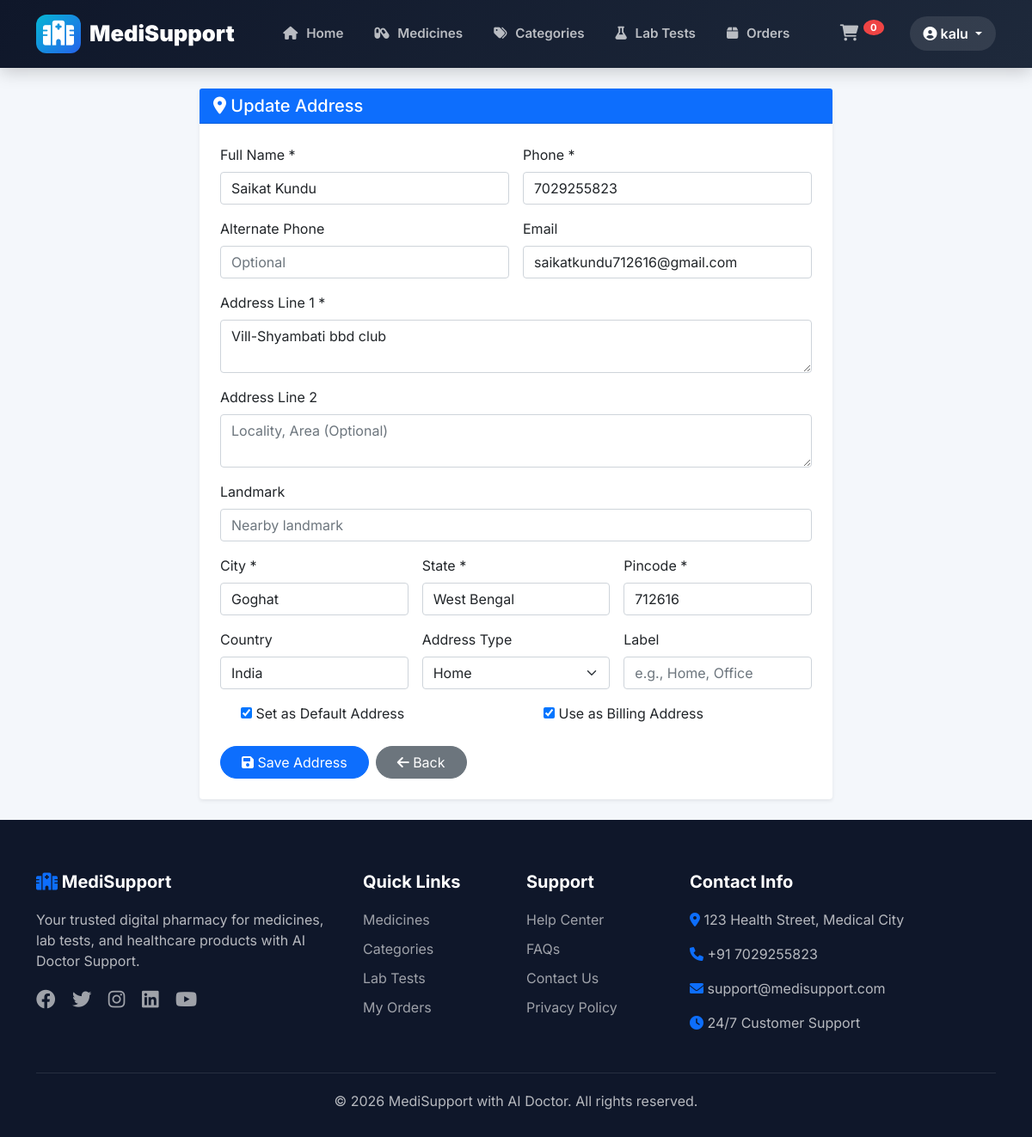
Screenshot of /addresses/3/update/?next=checkout (signed in) with the database file from the repository.
### store/models.py (models this page shows, shortened)
class UserAddress(models.Model):
    HOME = 'HOM'
    WORK = 'WRK'
    OTHER = 'OTH'
    ADDRESS_TYPES = [
        (HOME, 'Home'),
        (WORK, 'Work'),
        (OTHER, 'Other'),
    ]
    user = models.ForeignKey(User, on_delete=models.CASCADE, related_name='addresses')
    address_type = models.CharField(max_length=3, choices=ADDRESS_TYPES, default=HOME)
    address_label = models.CharField(max_length=50, blank=True)
    name = models.CharField(max_length=200)
    phone = models.CharField(max_length=15)
    alternate_phone = models.CharField(max_length=15, blank=True)
    email = models.EmailField(blank=True)
    address_line1 = models.TextField()
    address_line2 = models.TextField(blank=True)
    landmark = models.CharField(max_length=200, blank=True)
    city = models.CharField(max_length=100)
    state = models.CharField(max_length=100)
    pincode = models.CharField(max_length=10)
    country = models.CharField(max_length=100, default='India')
    latitude = models.DecimalField(max_digits=11, decimal_places=8, null=True, blank=True)
    longitude = models.DecimalField(max_digits=11, decimal_places=8, null=True, blank=True)
    is_default = models.BooleanField(default=False)
    is_billing = models.BooleanField(default=False)
    is_active = models.BooleanField(default=True)
    created_at = models.DateTimeField(auto_now_add=True)
    updated_at = models.DateTimeField(auto_now=True)
    class Meta:
        verbose_name_plural = "User Addresses"
        ordering = ['-is_default', '-created_at']

### store/views.py (the view)
# urls.py: path('addresses/<int:pk>/update/', views.address_update, name='address_update'),
@login_required
def address_update(request, pk):
    address = get_object_or_404(UserAddress, pk=pk, user=request.user)
    if request.method == 'POST':
        form = UserAddressForm(request.POST, instance=address)
        if form.is_valid():
            form.save()
            messages.success(request, 'Address updated successfully!')
            return redirect('store:address_list')
    else:
        form = UserAddressForm(instance=address)
    return render(request, 'store/address_form.html', {
        'form': form,
        'title': 'Update Address'
    })

### store/templates/store/address_form.html (shortened to what this page needs)
{% extends 'store/header.html' %}
{% block content %}
<div class="container py-4">
    <div class="row justify-content-center">
        <div class="col-lg-8">
            <div class="card shadow-sm border-0 rounded-4">
                <div class="card-header bg-primary text-white rounded-4 rounded-bottom-0">
                    <h5 class="mb-0"><i class="fas fa-map-marker-alt"></i> {{ title }}</h5>
                </div>
                <div class="card-body p-4">
                    <form method="post" id="addressForm" novalidate>
                        <div class="row g-3">
                            <div class="col-md-6">
                                <label class="form-label fw-semibold">Full Name *</label>
                                {{ form.name }}
                            </div>
                            <div class="col-md-6">
                                <label class="form-label fw-semibold">Phone *</label>
                                {{ form.phone }}
                            </div>
                            <div class="col-md-6">
                                <label class="form-label fw-semibold">Alternate Phone</label>
                                {{ form.alternate_phone }}
                            </div>
                            <div class="col-md-6">
                                <label class="form-label fw-semibold">Email</label>
                                {{ form.email }}
                            </div>
                            <div class="col-md-12">
                                <label class="form-label fw-semibold">Address Line 1 *</label>
                                {{ form.address_line1 }}
                            </div>
                            <div class="col-md-12">
                                <label class="form-label fw-semibold">Address Line 2</label>
                                {{ form.address_line2 }}
                            </div>
                            <div class="col-md-12">
                                <label class="form-label fw-semibold">Landmark</label>
                                {{ form.landmark }}
                            </div>
                            <div class="col-md-4">
                                <label class="form-label fw-semibold">City *</label>
                                {{ form.city }}
                            </div>
                            <div class="col-md-4">
                                <label class="form-label fw-semibold">State *</label>
                                {{ form.state }}
                            </div>
                            <div class="col-md-4">
                                <label class="form-label fw-semibold">Pincode *</label>
                                {{ form.pincode }}
                            </div>
                            <div class="col-md-4">
                                <label class="form-label fw-semibold">Country</label>
                                {{ form.country }}
                            </div>
                            <div class="col-md-4">
                                <label class="form-label fw-semibold">Address Type</label>
                                {{ form.address_type }}
                            </div>
                            <div class="col-md-4">
                                <label class="form-label fw-semibold">Label</label>
                                {{ form.address_label }}
                            </div>
                            <div class="col-md-6">
                                <div class="form-check">
                                    {{ form.is_default }}
                                    <label class="form-check-label">Set as Default Address</label>
                                </div>
                            </div>
                            <div class="col-md-6">
                                <div class="form-check">
                                    {{ form.is_billing }}
                                    <label class="form-check-label">Use as Billing Address</label>
                                </div>
                            </div>
                        </div>
                        <div class="mt-4 d-flex gap-2">
                            <button type="submit" class="btn btn-primary rounded-pill px-4">
                                <i class="fas fa-save"></i> Save Address
                            </button>
                            <a href="{% url 'store:checkout' %}" class="btn btn-secondary rounded-pill px-4">
                                <i class="fas fa-arrow-left"></i> Back
                            </a>
                        </div>
                    </form>
                </div>
            </div>
        </div>
    </div>
</div>
{% endblock %}

### store/templates/store/header.html (shortened to what this page needs)
<!DOCTYPE html>
{% load static %}
<html lang="en">
<head>
    <link rel="stylesheet" href="https://cdnjs.cloudflare.com/ajax/libs/font-awesome/6.4.0/css/all.min.css">
    <link href="https://cdn.jsdelivr.net/npm/bootstrap@5.1.3/dist/css/bootstrap.min.css" rel="stylesheet">
    <link rel="stylesheet" href="https://cdn.jsdelivr.net/npm/bootstrap-icons@1.8.1/font/bootstrap-icons.css">
    <link rel="stylesheet" href="https://cdnjs.cloudflare.com/ajax/libs/font-awesome/6.0.0/css/all.min.css">
    <link rel="stylesheet" href="{% static 'css/header.css' %}">
</head>
<body>
    <nav class="navbar navbar-expand-lg custom-navbar">
        <div class="container">
            <a class="navbar-brand" href="{% url 'store:home' %}">
                <i class="fas fa-hospital"></i>
                MediSupport
            </a>
            <div class="collapse navbar-collapse" id="mainNavbar">
                <ul class="navbar-nav mx-auto">
                    <li class="nav-item">
                        <a class="nav-link {% if request.path == '/' %}active{% endif %}" href="{% url 'store:home' %}">
                            <i class="fas fa-home"></i> Home
                        </a>
                    </li>
                    <li class="nav-item">
                        <a class="nav-link {% if 'medicines' in request.path %}active{% endif %}" href="{% url 'store:medicines' %}">
                            <i class="fas fa-capsules"></i> Medicines
                        </a>
                    </li>
                    <li class="nav-item">
                        <a class="nav-link {% if 'categories' in request.path %}active{% endif %}" href="{% url 'store:category_list' %}">
                            <i class="fas fa-tags"></i> Categories
                        </a>
                    </li>
                    <li class="nav-item">
                        <a class="nav-link {% if 'lab' in request.path %}active{% endif %}" href="{% url 'store:lab_tests' %}">
                            <i class="fas fa-flask"></i> Lab Tests
                        </a>
                    </li>
                    <li class="nav-item">
                        <a class="nav-link {% if 'orders' in request.path %}active{% endif %}" href="{% url 'store:my_orders' %}">
                            <i class="fas fa-box"></i> Orders
                        </a>
                    </li>
                </ul>
                <div class="d-flex align-items-center gap-2">
                    <a href="{% url 'store:view_cart' %}" class="nav-link position-relative">
                        <span class="cart-badge">{{ cart_count|default:0 }}</span>
                    </a>
                    {% if user.is_authenticated %}
                        <div class="dropdown user-dropdown">
                            <button class="btn dropdown-toggle" type="button" data-bs-toggle="dropdown">
                                <i class="fas fa-user-circle"></i> {{ user.username }}
                            </button>
                        </div>
                    {% endif %}
                </div>
            </div>
        </div>
    </nav>
    {% block content %}{% endblock %}
    <footer class="custom-footer">
        <div class="container">
            <div class="row g-4">
                <div class="col-lg-4">
                    <h5><i class="fas fa-hospital text-primary"></i> MediSupport</h5>
                    <p>Your trusted digital pharmacy for medicines, lab tests, and healthcare products with AI Doctor Support.</p>
                    <div class="social-links mt-3">
                        <a href="#"><i class="fab fa-facebook"></i></a>
                        <a href="#"><i class="fab fa-twitter"></i></a>
                        <a href="#"><i class="fab fa-instagram"></i></a>
                        <a href="#"><i class="fab fa-linkedin"></i></a>
                        <a href="#"><i class="fab fa-youtube"></i></a>
                    </div>
                </div>
                <div class="col-lg-2">
                    <h5>Quick Links</h5>
                    <a href="{% url 'store:medicines' %}">Medicines</a>
                    <a href="{% url 'store:category_list' %}">Categories</a>
                    <a href="{% url 'store:lab_tests' %}">Lab Tests</a>
                    <a href="{% url 'store:my_orders' %}">My Orders</a>
                </div>
                <div class="col-lg-2">
                    <h5>Support</h5>
                    <a href="#">Help Center</a>
                    <a href="#">FAQs</a>
                    <a href="#">Contact Us</a>
                    <a href="#">Privacy Policy</a>
                </div>
                <div class="col-lg-4">
                    <h5>Contact Info</h5>
                    <p><i class="fas fa-map-marker-alt text-primary"></i> 123 Health Street, Medical City</p>
                    <p><i class="fas fa-phone text-primary"></i> +91 7029255823</p>
                    <p><i class="fas fa-envelope text-primary"></i> support@medisupport.com</p>
                    <p><i class="fas fa-clock text-primary"></i> 24/7 Customer Support</p>
                </div>
            </div>
            <div class="footer-bottom">
                <p class="mb-0">&copy; {% now "Y" %} MediSupport with AI Doctor. All rights reserved.</p>
            </div>
        </div>
    </footer>
</body>
</html>

### store/static/css/header.css (style rules this page uses)
* { margin: 0; padding: 0; box-sizing: border-box; }
body { font-family: 'Inter', sans-serif; background: #f4f7fb; min-height: 100vh; display: flex; flex-direction: column; }
.custom-navbar { background: linear-gradient(135deg, #0f172a 0%, #1e293b 100%); padding: 12px 0; box-shadow: 0 4px 20px rgba(0,0,0,0.2); position: sticky; top: 0; z-index: 1050; }
.custom-navbar .navbar-brand { font-weight: 900; font-size: 1.6rem; color: white; display: flex; align-items: center; gap: 10px; }
.custom-navbar .navbar-brand i { background: linear-gradient(135deg, #06b6d4, #2563eb); padding: 8px; border-radius: 12px; font-size: 1.8rem; }
.custom-navbar .nav-link { color: rgba(255,255,255,0.7) !important; font-weight: 600; padding: 10px 18px !important; border-radius: 10px; transition: all 0.3s; font-size: 0.95rem; }
.custom-navbar .nav-link i { margin-right: 6px; }
.cart-badge { background: #ef4444; color: white; border-radius: 50%; padding: 2px 8px; font-size: 0.7rem; font-weight: 700; position: relative; top: -8px; left: -4px; }
.user-dropdown .dropdown-toggle { background: rgba(255,255,255,0.1); border: none; color: white; padding: 8px 16px; border-radius: 30px; font-weight: 600; }
.custom-footer { background: #0f172a; color: rgba(255,255,255,0.7); padding: 60px 0 30px; margin-top: auto; }
.custom-footer h5 { color: white; font-weight: 700; margin-bottom: 20px; }
.custom-footer a { color: rgba(255,255,255,0.6); text-decoration: none; transition: all 0.3s; display: block; margin-bottom: 10px; }
.custom-footer .social-links a { display: inline-block; margin-right: 15px; font-size: 1.4rem; }
.custom-footer .footer-bottom { border-top: 1px solid rgba(255,255,255,0.1); padding-top: 20px; margin-top: 30px; text-align: center; }

### rows the page displays
UserAddress: name "Saikat Kundu", phone "7029255823", email "saikatkundu712616@gmail.com", address_line1 "Vill-Shyambati bbd club", city "Goghat", state "West Bengal", pincode "712616", country "India", address_type "Home", is_default "☑", is_billing "☑"

### other values shown
{{ cart_count|default:0 }} "0"
{{ user.username }} "kalu"
{{ title }} "Update Address"
